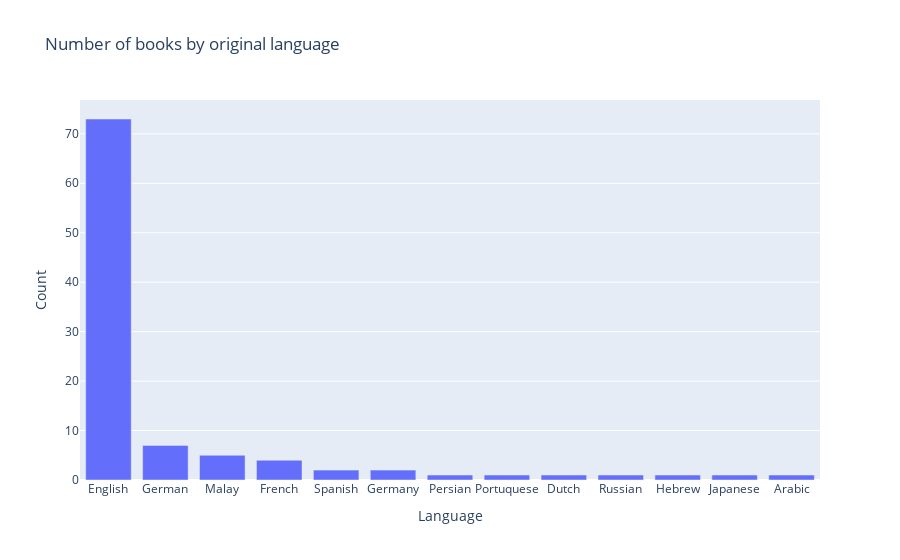

Notebook cell for this chart:
### Code cell
# count the number of books per language
# rename the column 'count'
books_count = books['Language'].value_counts().reset_index()
books_count.columns = ['Language', 'Count']

# sort the dataframe in descending order
books_count = books_count.sort_values(by='Count', ascending=False)

import plotly.express as px
fig = px.bar(books_count, x='Language', y='Count', title='Number of books by original language')
fig.show()

### Figure 1 — Plotly figure (JSON) as saved in the notebook; plotly's stock layout.template omitted (floating-point values rounded to 4 significant figures)
{"data": [{"alignmentgroup": "True", "hovertemplate": "Language=%{x}<br>Count=%{y}<extra></extra>", "legendgroup": "", "marker": {"color": "#636efa", "pattern": {"shape": ""}}, "name": "", "offsetgroup": "", "orientation": "v", "showlegend": false, "textposition": "auto", "type": "bar", "x": ["English", "German", "Malay", "French", "Spanish", "Germany", "Persian", "Portuquese", "Dutch", "Russian", "Hebrew", "Japanese", "Arabic"], "xaxis": "x", "y": [73, 7, 5, 4, 2, 2, 1, 1, 1, 1, 1, 1, 1], "yaxis": "y"}], "layout": {"barmode": "relative", "legend": {"tracegroupgap": 0}, "title": {"text": "Number of books by original language"}, "xaxis": {"anchor": "y", "domain": [0, 1], "title": {"text": "Language"}}, "yaxis": {"anchor": "x", "domain": [0, 1], "title": {"text": "Count"}}}}
